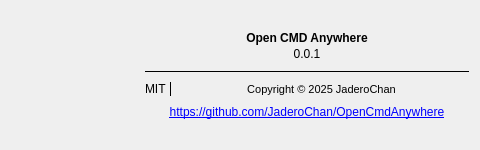
<?xml version="1.0" encoding="UTF-8"?>
<ui version="4.0">
 <class>AboutDialog</class>
 <widget class="QDialog" name="AboutDialog">
  <property name="geometry">
   <rect>
    <x>0</x>
    <y>0</y>
    <width>480</width>
    <height>150</height>
   </rect>
  </property>
  <property name="sizePolicy">
   <sizepolicy hsizetype="Fixed" vsizetype="Fixed">
    <horstretch>0</horstretch>
    <verstretch>0</verstretch>
   </sizepolicy>
  </property>
  <property name="minimumSize">
   <size>
    <width>480</width>
    <height>150</height>
   </size>
  </property>
  <property name="maximumSize">
   <size>
    <width>480</width>
    <height>150</height>
   </size>
  </property>
  <property name="font">
   <font>
    <stylestrategy>PreferAntialias</stylestrategy>
   </font>
  </property>
  <property name="windowTitle">
   <string>AboutDialog</string>
  </property>
  <layout class="QVBoxLayout" name="verticalLayout">
   <item>
    <widget class="QWidget" name="widget" native="true">
     <layout class="QHBoxLayout" name="horizontalLayout">
      <property name="leftMargin">
       <number>0</number>
      </property>
      <property name="topMargin">
       <number>0</number>
      </property>
      <property name="rightMargin">
       <number>0</number>
      </property>
      <property name="bottomMargin">
       <number>0</number>
      </property>
      <item>
       <widget class="QLabel" name="icon">
        <property name="minimumSize">
         <size>
          <width>128</width>
          <height>128</height>
         </size>
        </property>
        <property name="maximumSize">
         <size>
          <width>128</width>
          <height>128</height>
         </size>
        </property>
        <property name="text">
         <string/>
        </property>
        <property name="pixmap">
         <pixmap>icons/app.ico</pixmap>
        </property>
        <property name="scaledContents">
         <bool>true</bool>
        </property>
       </widget>
      </item>
      <item>
       <widget class="QWidget" name="widget_2" native="true">
        <property name="sizePolicy">
         <sizepolicy hsizetype="Preferred" vsizetype="Fixed">
          <horstretch>0</horstretch>
          <verstretch>0</verstretch>
         </sizepolicy>
        </property>
        <layout class="QVBoxLayout" name="verticalLayout_2">
         <property name="spacing">
          <number>9</number>
         </property>
         <property name="leftMargin">
          <number>0</number>
         </property>
         <property name="topMargin">
          <number>0</number>
         </property>
         <property name="rightMargin">
          <number>0</number>
         </property>
         <property name="bottomMargin">
          <number>0</number>
         </property>
         <item>
          <spacer name="verticalSpacer_3">
           <property name="orientation">
            <enum>Qt::Vertical</enum>
           </property>
           <property name="sizeHint" stdset="0">
            <size>
             <width>20</width>
             <height>40</height>
            </size>
           </property>
          </spacer>
         </item>
         <item>
          <widget class="QWidget" name="widget_4" native="true">
           <property name="sizePolicy">
            <sizepolicy hsizetype="Preferred" vsizetype="Fixed">
             <horstretch>0</horstretch>
             <verstretch>0</verstretch>
            </sizepolicy>
           </property>
           <layout class="QVBoxLayout" name="verticalLayout_3">
            <property name="spacing">
             <number>2</number>
            </property>
            <property name="leftMargin">
             <number>0</number>
            </property>
            <property name="topMargin">
             <number>0</number>
            </property>
            <property name="rightMargin">
             <number>0</number>
            </property>
            <property name="bottomMargin">
             <number>0</number>
            </property>
            <item>
             <widget class="QLabel" name="titleLbl">
              <property name="sizePolicy">
               <sizepolicy hsizetype="Preferred" vsizetype="Fixed">
                <horstretch>0</horstretch>
                <verstretch>0</verstretch>
               </sizepolicy>
              </property>
              <property name="font">
               <font>
                <bold>true</bold>
                <stylestrategy>PreferAntialias</stylestrategy>
               </font>
              </property>
              <property name="text">
               <string>Open CMD Anywhere</string>
              </property>
              <property name="alignment">
               <set>Qt::AlignCenter</set>
              </property>
             </widget>
            </item>
            <item>
             <widget class="QLabel" name="versionLbl">
              <property name="sizePolicy">
               <sizepolicy hsizetype="Preferred" vsizetype="Fixed">
                <horstretch>0</horstretch>
                <verstretch>0</verstretch>
               </sizepolicy>
              </property>
              <property name="text">
               <string>0.0.1</string>
              </property>
              <property name="alignment">
               <set>Qt::AlignCenter</set>
              </property>
             </widget>
            </item>
           </layout>
          </widget>
         </item>
         <item>
          <widget class="Line" name="line">
           <property name="frameShadow">
            <enum>QFrame::Plain</enum>
           </property>
           <property name="orientation">
            <enum>Qt::Horizontal</enum>
           </property>
          </widget>
         </item>
         <item>
          <widget class="QWidget" name="widget_6" native="true">
           <property name="sizePolicy">
            <sizepolicy hsizetype="Preferred" vsizetype="Fixed">
             <horstretch>0</horstretch>
             <verstretch>0</verstretch>
            </sizepolicy>
           </property>
           <layout class="QHBoxLayout" name="horizontalLayout_2">
            <property name="spacing">
             <number>2</number>
            </property>
            <property name="leftMargin">
             <number>0</number>
            </property>
            <property name="topMargin">
             <number>0</number>
            </property>
            <property name="rightMargin">
             <number>0</number>
            </property>
            <property name="bottomMargin">
             <number>0</number>
            </property>
            <item>
             <widget class="QLabel" name="licenseLbl">
              <property name="sizePolicy">
               <sizepolicy hsizetype="Fixed" vsizetype="Preferred">
                <horstretch>0</horstretch>
                <verstretch>0</verstretch>
               </sizepolicy>
              </property>
              <property name="text">
               <string>MIT</string>
              </property>
             </widget>
            </item>
            <item>
             <widget class="Line" name="line_2">
              <property name="frameShadow">
               <enum>QFrame::Plain</enum>
              </property>
              <property name="orientation">
               <enum>Qt::Vertical</enum>
              </property>
             </widget>
            </item>
            <item>
             <widget class="QLabel" name="copyrightLbl">
              <property name="font">
               <font>
                <pointsize>8</pointsize>
                <stylestrategy>PreferAntialias</stylestrategy>
               </font>
              </property>
              <property name="text">
               <string>Copyright ©️ 2025 JaderoChan</string>
              </property>
              <property name="alignment">
               <set>Qt::AlignCenter</set>
              </property>
             </widget>
            </item>
           </layout>
          </widget>
         </item>
         <item>
          <widget class="QWidget" name="widget_3" native="true">
           <layout class="QHBoxLayout" name="horizontalLayout_3">
            <property name="spacing">
             <number>2</number>
            </property>
            <property name="leftMargin">
             <number>0</number>
            </property>
            <property name="topMargin">
             <number>0</number>
            </property>
            <property name="rightMargin">
             <number>0</number>
            </property>
            <property name="bottomMargin">
             <number>0</number>
            </property>
            <item>
             <widget class="QLabel" name="urlLbl">
              <property name="text">
               <string>&lt;html&gt;&lt;head/&gt;&lt;body&gt;&lt;p&gt;&lt;a href=&quot;https://github.com/JaderoChan/OpenCmdAnywhere&quot;&gt;&lt;span style=&quot; text-decoration: underline; color:#0000ff;&quot;&gt;https://github.com/JaderoChan/OpenCmdAnywhere&lt;/span&gt;&lt;/a&gt;&lt;/p&gt;&lt;/body&gt;&lt;/html&gt;</string>
              </property>
              <property name="alignment">
               <set>Qt::AlignCenter</set>
              </property>
              <property name="openExternalLinks">
               <bool>true</bool>
              </property>
             </widget>
            </item>
           </layout>
          </widget>
         </item>
         <item>
          <spacer name="verticalSpacer">
           <property name="orientation">
            <enum>Qt::Vertical</enum>
           </property>
           <property name="sizeHint" stdset="0">
            <size>
             <width>20</width>
             <height>40</height>
            </size>
           </property>
          </spacer>
         </item>
        </layout>
       </widget>
      </item>
     </layout>
    </widget>
   </item>
  </layout>
 </widget>
 <resources/>
 <connections/>
</ui>
